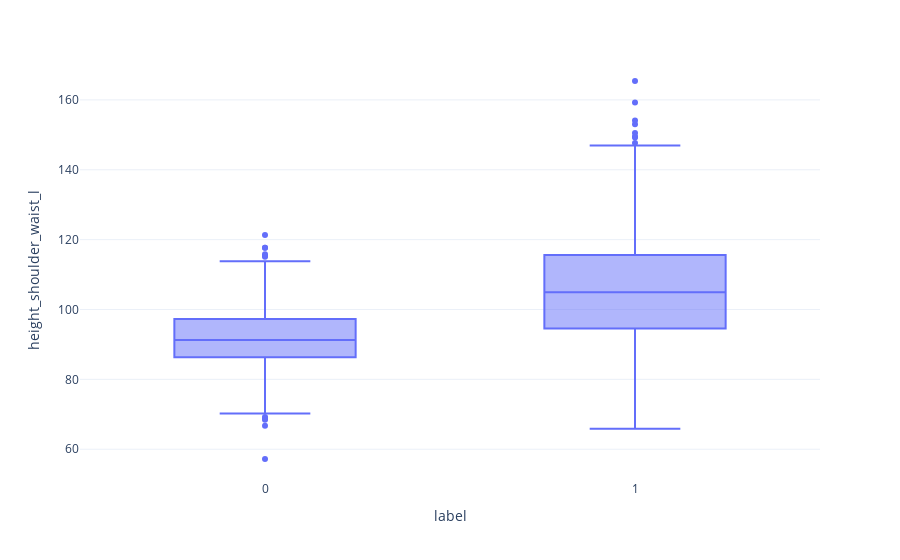

Source (notebook cell):
### Code cell
find_relation(df, 'label', 'height_shoulder_waist_l')

### Figure 1 — Plotly figure (JSON) as saved in the notebook; plotly's stock layout.template omitted (floating-point values rounded to 4 significant figures; data arrays with more than 128 entries replaced by an {"elided": "..."} marker saying what was removed)
{"data": [{"alignmentgroup": "True", "hovertemplate": "label=%{x}<br>height_shoulder_waist_l=%{y}<extra></extra>", "legendgroup": "", "marker": {"color": "#636efa"}, "name": "", "notched": false, "offsetgroup": "", "orientation": "v", "quartilemethod": "exclusive", "showlegend": false, "type": "box", "x": {"elided": "1613 int values"}, "x0": " ", "xaxis": "x", "y": {"elided": "1613 float values"}, "y0": " ", "yaxis": "y"}], "layout": {"boxmode": "group", "legend": {"tracegroupgap": 0}, "margin": {"t": 60}, "xaxis": {"anchor": "y", "domain": [0, 1], "title": {"text": "label"}}, "yaxis": {"anchor": "x", "domain": [0, 1], "title": {"text": "height_shoulder_waist_l"}}}}
